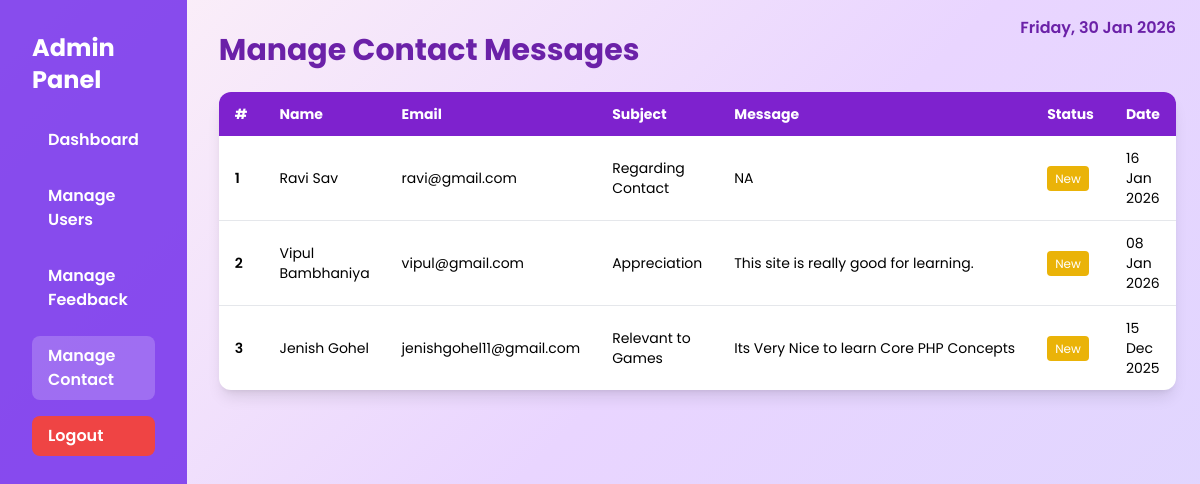
The app's page /admin-manage-contact.php (signed in) with its own data.
### tables this page shows
CREATE TABLE `contact_messages` (
  `message_id` int NOT NULL,
  `user_id` int DEFAULT '0',
  `name` varchar(100) NOT NULL,
  `email` varchar(100) NOT NULL,
  `subject` varchar(255) NOT NULL,
  `message` text NOT NULL,
  `status` enum('New','Read','Responded') DEFAULT 'New',
  `created_at` timestamp NULL DEFAULT CURRENT_TIMESTAMP
);

### admin-manage-contact.php (the view, shortened to what this page needs)
<?php
require_once 'db.php';
$page_title = "Manage Contact Messages";
$sql = "SELECT * FROM contact_messages ORDER BY created_at DESC";
$result = $conn->query($sql);
$today_date = date("l, d M Y");
?>
<!DOCTYPE html>
<html lang="en">
<head>
<script src="https://cdn.tailwindcss.com"></script>
</head>
<body>
<div class="flex">
<aside class="sidebar">
    <h2 class="text-2xl font-bold mb-6">Admin Panel</h2>
    <a href="admin-dashboard.php">Dashboard</a>
    <a href="admin-manage-users.php">Manage Users</a>
    <a href="admin-manage-feedback.php">Manage Feedback</a>
    <a href="admin-manage-contact.php" class="bg-white bg-opacity-20">Manage Contact</a>
    <a href="admin-logout.php" class="logout mt-6">Logout</a>
</aside>
<main class="content">
    <div class="date-display"><?= $today_date ?></div>
    <h1 class="text-3xl font-bold mb-6 text-purple-800"><?= $page_title ?></h1>
    <div class="overflow-x-auto bg-white rounded-xl shadow-lg">
        <table class="min-w-full text-sm text-left">
            <thead class="bg-purple-700 text-white">
                <tr>
                    <th class="px-4 py-3">#</th>
                    <th class="px-4 py-3">Name</th>
                    <th class="px-4 py-3">Email</th>
                    <th class="px-4 py-3">Subject</th>
                    <th class="px-4 py-3">Message</th>
                    <th class="px-4 py-3">Status</th>
                    <th class="px-4 py-3">Date</th>
                </tr>
            </thead>
            <tbody class="divide-y">
            <?php if ($result && $result->num_rows > 0): ?>
                <?php $i = 1; while ($row = $result->fetch_assoc()): ?>
                <tr class="hover:bg-purple-50">
                    <td class="px-4 py-3 font-semibold"><?= $i++; ?></td>
                    <td class="px-4 py-3"><?= htmlspecialchars($row['name']); ?></td>
                    <td class="px-4 py-3"><?= htmlspecialchars($row['email']); ?></td>
                    <td class="px-4 py-3"><?= htmlspecialchars($row['subject']); ?></td>
                    <td class="px-4 py-3 max-w-xs truncate"
                        title="<?= htmlspecialchars($row['message']); ?>">
                        <?= htmlspecialchars($row['message']); ?>
                    </td>
                    <td class="px-4 py-3">
                        <span class="px-2 py-1 rounded text-white text-xs
                        <?= $row['status']=='Resolved' ? 'bg-green-600' : 'bg-yellow-500'; ?>">
                        <?= htmlspecialchars($row['status']); ?>
                        </span>
                    </td>
                    <td class="px-4 py-3">
                        <?= date("d M Y", strtotime($row['created_at'])); ?>
                    </td>
                </tr>
                <?php endwhile; ?>
            <?php endif; ?>
            </tbody>
        </table>
    </div>
</main>
</div>
</body>
</html>

### admin-manage-contact.php (style rules this page uses)
body { font-family:'Poppins',sans-serif; background:linear-gradient(135deg,#fef3f7,#e9d5ff,#ddd6fe); min-height:100vh; }
.sidebar { background:rgba(124,58,237,0.9); color:white; min-height:100vh; padding:2rem; width:250px; }
.sidebar a { display:block; margin:1rem 0; padding:0.5rem 1rem; border-radius:0.5rem; font-weight:600; }
.sidebar .logout { background:#ef4444; }
.content { flex:1;padding:2rem;position:relative; }
.date-display { position:absolute; top:1rem; right:2rem; font-weight:600; color:#6b21a8; }

### records on screen
contact_messages: name "Ravi Sav", email "ravi@gmail.com", subject "Regarding Contact", message "NA", status "New", created_at "16 Jan 2026"
contact_messages: name "Vipul Bambhaniya", email "vipul@gmail.com", subject "Appreciation", message "This site is really good for learning.", status "New", created_at "08 Jan 2026"
contact_messages: name "Jenish Gohel", email "jenishgohel11@gmail.com", subject "Relevant to Games", message "Its Very Nice to learn Core PHP Concepts", status "New", created_at "15 Dec 2025"

### other values on screen
$page_title "Manage Contact Messages"
